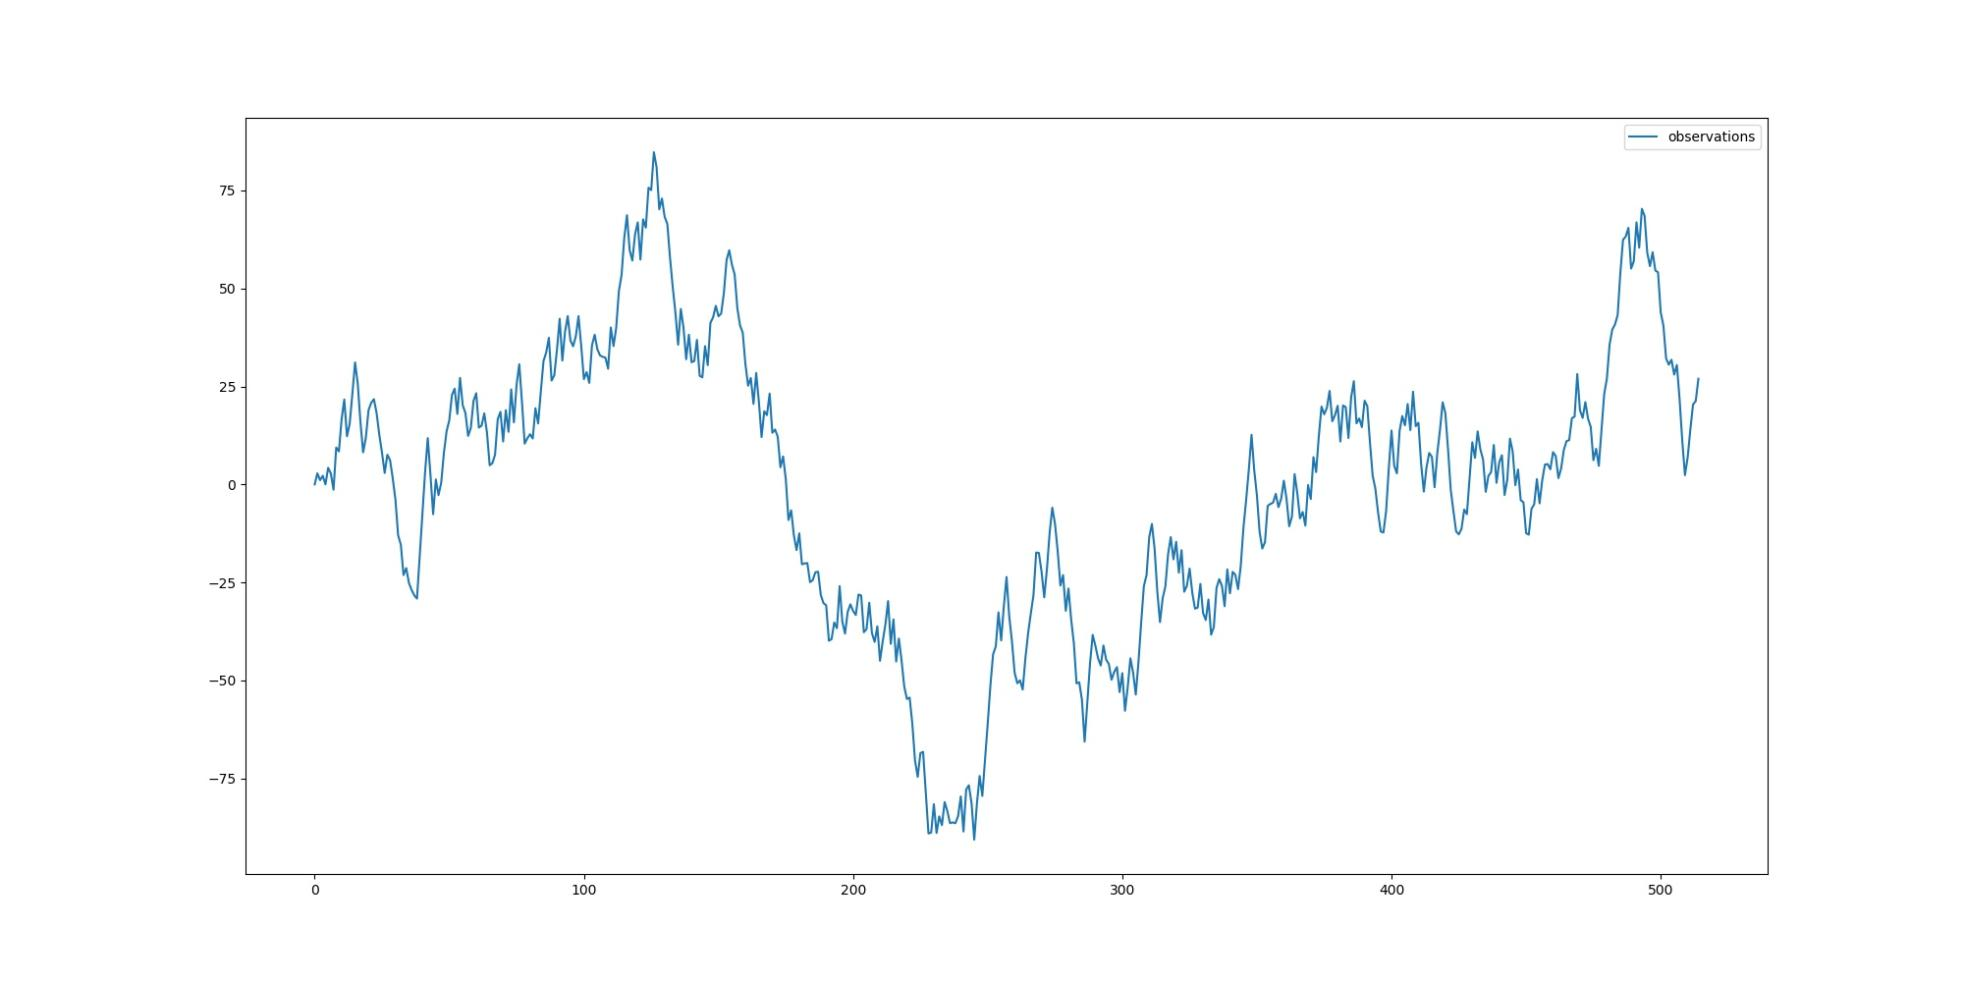

Reproduce this figure in Python.
import numpy, pandas, os
import matplotlib.pyplot as mpl

def generate():
    mu = 0
    alpha = numpy.random.uniform(5,30)
    n = numpy.random.randint(365,730)
    data = []
    for _ in range(int(n)):
        data.append(mu)
        mu = numpy.random.uniform(mu-alpha,mu+alpha)
    return data

def plot():
    fig = pandas.DataFrame({'observations':generate()}).plot(figsize=(20,10))
    mpl.savefig('test.jpg')
plot()
